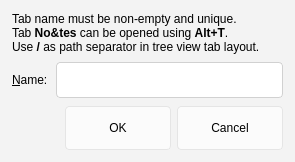
<?xml version="1.0" encoding="UTF-8"?>
<ui version="4.0">
 <class>TabDialog</class>
 <widget class="QDialog" name="TabDialog">
  <property name="geometry">
   <rect>
    <x>0</x>
    <y>0</y>
    <width>295</width>
    <height>130</height>
   </rect>
  </property>
  <property name="sizePolicy">
   <sizepolicy hsizetype="Minimum" vsizetype="Minimum">
    <horstretch>0</horstretch>
    <verstretch>0</verstretch>
   </sizepolicy>
  </property>
  <property name="styleSheet">
   <string notr="true">QDialog {
    background-color: #F3F3F3;
}

QLineEdit, QTextEdit, QPlainTextEdit {
    border-radius: 4px;
    border: 1px solid #D1D1D1;
    padding: 5px 8px;
    background-color: #FFFFFF;
    min-width: 200px;
    min-height: 24px;
}

QPushButton {
    border-radius: 4px;
    padding: 5px 12px;
    min-height: 32px;
    min-width: 80px;
    border: 1px solid #E5E5E5;
    background-color: #FBFBFB;
}

QPushButton:hover {
    background-color: #F5F5F5;
}

QPushButton:pressed {
    background-color: #EFEFEF;
}

QComboBox {
    border-radius: 4px;
    border: 1px solid #D1D1D1;
    padding: 5px 8px;
    min-height: 24px;
}

QCheckBox, QRadioButton {
    spacing: 8px;
}

QGroupBox {
    border-radius: 8px;
    border: 1px solid #E5E5E5;
    margin-top: 12px;
    padding: 12px;
}

QListWidget, QTreeWidget, QTableWidget {
    border-radius: 8px;
    border: 1px solid #E5E5E5;
}

QTabWidget::pane {
    border: 1px solid #E5E5E5;
    border-radius: 8px;
}

QTabBar::tab {
    border-radius: 4px;
    padding: 6px 16px;
    margin-right: 4px;
}

QTabBar::tab:selected {
    background-color: #0078D4;
    color: #FFFFFF;
}

QScrollBar {
    border: none;
    background: transparent;
    width: 8px;
    margin: 0;
}

QScrollBar::handle {
    background: #C0C0C0;
    border-radius: 4px;
    min-height: 24px;
}

QScrollBar::handle:hover {
    background: #A0A0A0;
}

QMenu {
    border-radius: 8px;
    border: 1px solid #E5E5E5;
    padding: 4px;
}

QLabel {
    background: transparent;
}</string>
  </property>
  <layout class="QVBoxLayout" name="verticalLayout_2">
   <property name="leftMargin">
    <number>12</number>
   </property>
   <property name="topMargin">
    <number>12</number>
   </property>
   <property name="rightMargin">
    <number>12</number>
   </property>
   <property name="bottomMargin">
    <number>12</number>
   </property>
   <property name="spacing">
    <number>8</number>
   </property>
   <item>
    <widget class="QLabel" name="label_2">
     <property name="sizePolicy">
      <sizepolicy hsizetype="Minimum" vsizetype="Minimum">
       <horstretch>0</horstretch>
       <verstretch>0</verstretch>
      </sizepolicy>
     </property>
     <property name="text">
      <string>Tab name must be non-empty and unique.&lt;br /&gt;
Tab &lt;b&gt;No&amp;amp;tes&lt;/b&gt; can be opened using &lt;b&gt;Alt+T&lt;/b&gt;.&lt;br /&gt;
Use &lt;b&gt;/&lt;/b&gt; as path separator in tree view tab layout.</string>
     </property>
     <property name="wordWrap">
      <bool>false</bool>
     </property>
    </widget>
   </item>
   <item>
    <layout class="QHBoxLayout" name="horizontalLayout">
     <property name="spacing">
      <number>8</number>
     </property>
     <item>
      <widget class="QLabel" name="label">
       <property name="text">
        <string>&amp;Name:</string>
       </property>
       <property name="buddy">
        <cstring>lineEditTabName</cstring>
       </property>
      </widget>
     </item>
     <item>
      <widget class="QLineEdit" name="lineEditTabName"/>
     </item>
    </layout>
   </item>
   <item>
    <widget class="QDialogButtonBox" name="buttonBox">
     <property name="orientation">
      <enum>Qt::Horizontal</enum>
     </property>
     <property name="standardButtons">
      <set>QDialogButtonBox::Cancel|QDialogButtonBox::Ok</set>
     </property>
    </widget>
   </item>
  </layout>
 </widget>
 <tabstops>
  <tabstop>lineEditTabName</tabstop>
  <tabstop>buttonBox</tabstop>
 </tabstops>
 <resources/>
 <connections>
  <connection>
   <sender>buttonBox</sender>
   <signal>accepted()</signal>
   <receiver>TabDialog</receiver>
   <slot>accept()</slot>
   <hints>
    <hint type="sourcelabel">
     <x>248</x>
     <y>254</y>
    </hint>
    <hint type="destinationlabel">
     <x>157</x>
     <y>274</y>
    </hint>
   </hints>
  </connection>
  <connection>
   <sender>buttonBox</sender>
   <signal>rejected()</signal>
   <receiver>TabDialog</receiver>
   <slot>reject()</slot>
   <hints>
    <hint type="sourcelabel">
     <x>316</x>
     <y>260</y>
    </hint>
    <hint type="destinationlabel">
     <x>286</x>
     <y>274</y>
    </hint>
   </hints>
  </connection>
 </connections>
</ui>
